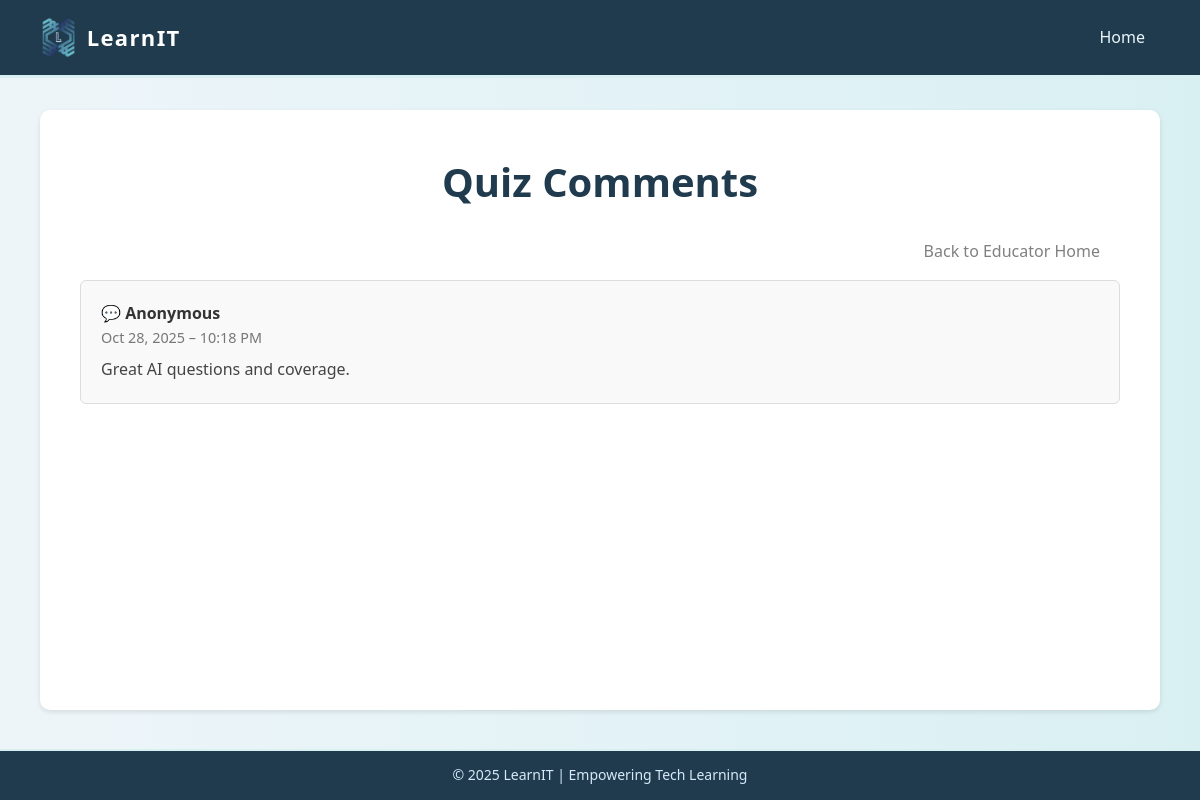
The page /comments.php?quiz_id=1 (signed in) on the database its author committed.
### tables this page shows
CREATE TABLE `quizfeedback` (
  `id` int(11) NOT NULL,
  `quizID` int(11) NOT NULL,
  `rating` tinyint(4) NOT NULL,
  `comments` text,
  `date` datetime NOT NULL DEFAULT CURRENT_TIMESTAMP
);

### comments.php (the view, shortened to what this page needs)
<?php
include "connect.php";
$quizId = 0;
if (isset($_GET['quizID']))   { $quizId = (int)$_GET['quizID']; }
elseif (isset($_GET['quiz_id'])) { $quizId = (int)$_GET['quiz_id']; }
$comments = [];
if ($quizId > 0) {
    $sql  = "SELECT id, comments, date
             FROM quizfeedback
             WHERE quizID = ?
             ORDER BY date DESC, id DESC";
    $stmt = $conn->prepare($sql);
    $stmt->bind_param("i", $quizId);
    $stmt->execute();
    $res = $stmt->get_result();
    while ($row = $res->fetch_assoc()) {
        $comments[] = $row;
    }
}
?>
<!DOCTYPE html>
<html lang="en">
<head>
  <link rel="stylesheet" href="style.css">
</head>
<body>
    <div class="comments-wrapper" >
  <header>
    <div class="logo">
      <img src="images/logo.png" alt="LearnIT Logo">
      <h1>LearnIT</h1>
    </div>
    <nav>
      <a href="educator.php">Home</a>
    </nav>
  </header>
<section class="comments-section">
  <h2>Quiz Comments</h2>
  <div class="commentback">
    <a class="takeHome" href="educator.php">Back to Educator Home</a>
  </div>
  <?php if ($quizId === 0): ?>
    <div class="comment">
      <div class="text">No quiz selected. Open this page from the “Comments” link of a quiz.</div>
    </div>
  <?php elseif (empty($comments)): ?>
    <div class="comment">
      <div class="text">No comments yet.</div>
    </div>
  <?php else: ?>
    <?php foreach ($comments as $c): ?>
      <div class="comment">
        <div class="author">💬 Anonymous</div>
        <div class="date">
          <?=
            htmlspecialchars(
              date('M j, Y – g:i A', strtotime($c['date']))
            );
          ?>
        </div>
        <div class="text"><?= nl2br(htmlspecialchars($c['comments'])) ?></div>
      </div>
    <?php endforeach; ?>
  <?php endif; ?>
</section>
  <footer>
    <p>&copy; 2025 LearnIT | Empowering Tech Learning</p>
  </footer>
    </div>
</body>
</html>

### style.css (style rules this page uses)
* { margin: 0; padding: 0; box-sizing: border-box; }
body { font-family: 'Segoe UI', Tahoma, Geneva, Verdana, sans-serif; background: linear-gradient(to right, #eef5f9, #d9f0f3); color: #2e3a45; min-height: 100vh; display: flex; flex-direction: column; line-height: 1.6; }
header { background: #1f3b4d; display: flex; justify-content: space-between; align-items: center; padding: 0.938em 2.5em; border-bottom: 0.188em solid #d9f0f3; color: #fff; }
header .logo { display: flex; align-items: center; }
header .logo img { height: 2.812em; margin-right: 0.625em; }
header .logo h1 { font-size: 1.375em; letter-spacing: 0.062em; }
header nav a { margin: 0 0.938em; text-decoration: none; color: #eaf6fb; font-weight: 500; transition: color 0.3s; }
h2 { color: #1f3b4d; margin-bottom: 1.25em; }
footer { background: #1f3b4d; text-align: center; padding: 0.938em; border-top: 0.188em solid #d9f0f3; font-size: 0.875em; color: #d6eaf8; }
.takeHome { padding: 0.625em 1.25em; color: gray; text-decoration: none; border: none; border-radius: 0.312em; text-align: center; }

### comments.php (style rules this page uses)
.comments-section { width:70rem; margin: 2em auto; padding: 2.5rem; background: #fff; border-radius: 0.625rem; box-shadow: 0 0.125em 0.3125em rgba(0,0,0,0.1); max-height: 37.5rem; overflow-y: auto; }
.comments-section h2 { text-align: center; margin-bottom: 1.5625rem; font-size: 2.5rem; }
.comment { padding: 1.25rem; margin-bottom: 0.9375rem; border: 1px solid #ddd; border-radius: 0.375rem; background: #f9f9f9; transition: 0.3s; }
.comment .author { font-weight: bold; color: #333; }
.comment .date { font-size: 0.9em; color: #777; }
.comment .text { margin-top: 0.5rem; color: #444; }
.comments-section { scrollbar-width: thin; scrollbar-color: #003366 #f1f1f1; }
.commentback { text-align: right; margin-bottom:15px; }
.comments-wrapper { min-height: 100vh; display: flex; flex-direction: column; }
.comments-wrapper header { flex: 0 0 auto; }
.comments-wrapper .comments-section { flex: 1 0 auto; }
.comments-wrapper footer { margin-top: auto; }

### rows shown on the page
quizfeedback: date "Oct 28, 2025 – 10:18 PM", comments "Great AI questions and coverage."
